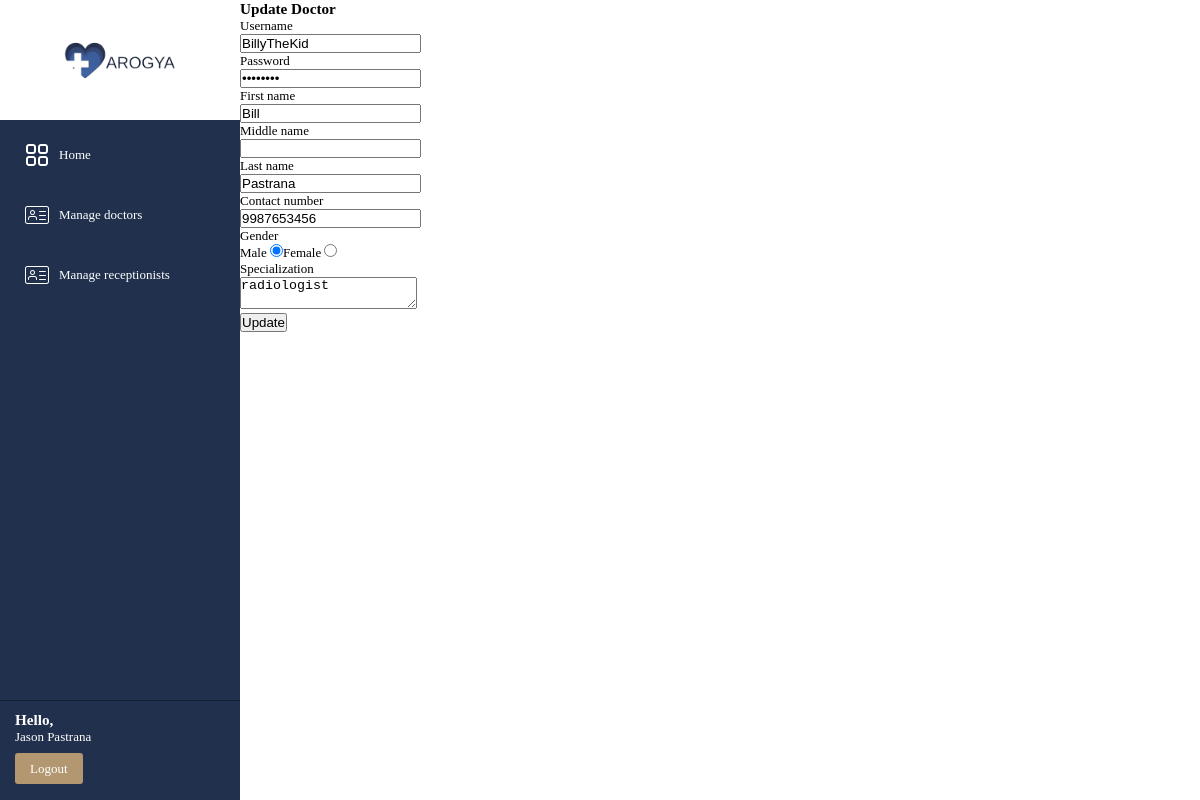
Before: /views/updateDoctor.php?ID=12 (signed in) with the older database file.
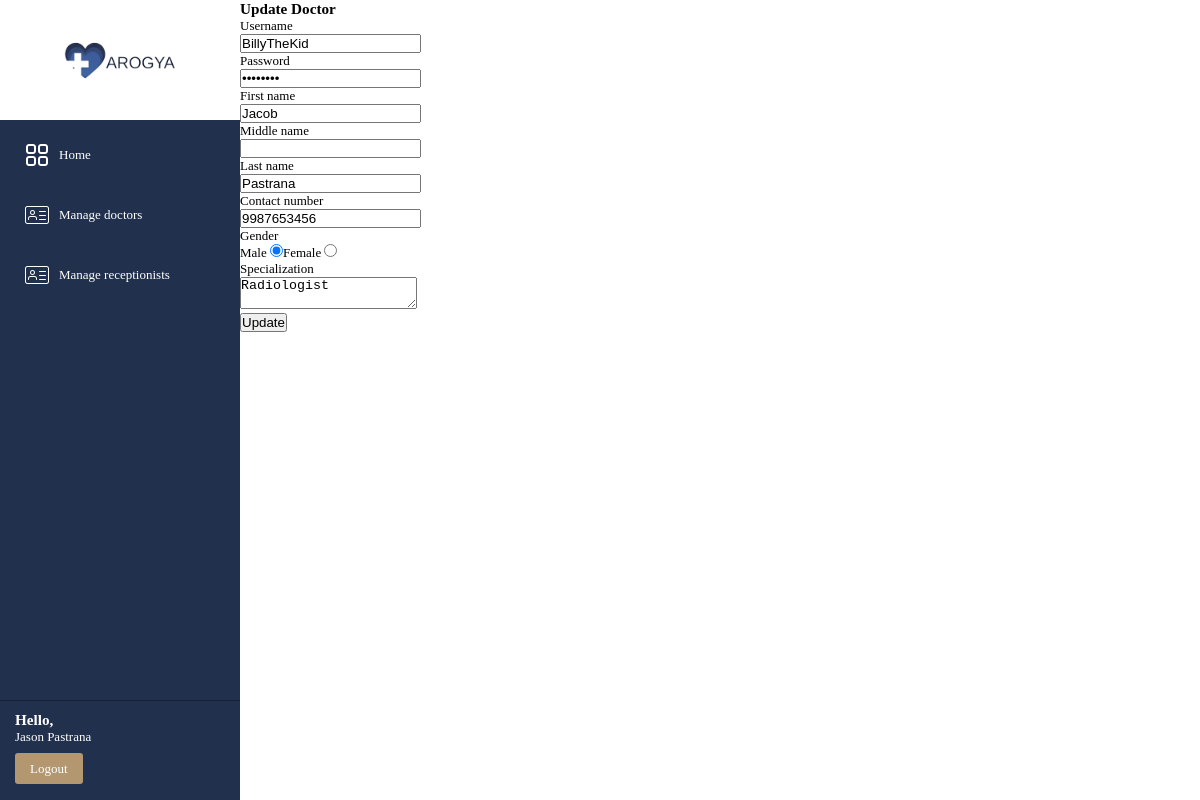
After: the same page with the newer database file.
### tables this page shows
CREATE TABLE `employeeaccount` (
  `employeeAccountID` int(10) NOT NULL,
  `username` varchar(50) NOT NULL,
  `password` varchar(255) NOT NULL,
  `accountType` varchar(50) NOT NULL,
  `employeeID` int(10) NOT NULL
);

CREATE TABLE `employee` (
  `employeeID` int(10) NOT NULL,
  `firstName` varchar(50) NOT NULL,
  `middleName` varchar(50) DEFAULT NULL,
  `lastName` varchar(50) NOT NULL,
  `contactNumber` varchar(10) NOT NULL,
  `gender` varchar(10) NOT NULL,
  `specialization` varchar(50) NOT NULL
);

### utility/queryHandler.php (called while the page is built, shortened)
<?php
function handleSelectQuery($query) {
    $connection = getConnection();
    if($connection) {
        $result = mysqli_query($connection, $query);
        if(mysqli_num_rows($result) > 0) {
            return $result;
        }
        return false;
    }
    else {
        printError("CONNECTION FAILED", mysqli_connect_error());
        die();
    }
}

### views/updateDoctor.php (the view, shortened to what the changed rows need)
<?php
require('partials/header.php');
if(isset($_SESSION["username"])) {
    $doctorID = $_GET["ID"];
    $records = handleSelectQuery("SELECT
                                    employee.employeeID,
                                    employee.firstName,
                                    employee.middleName,
                                    employee.lastName,
                                    employee.contactNumber,
                                    employee.gender,
                                    employee.specialization,
                                    employeeAccount.username,
                                    employeeAccount.password
                                    FROM employeeAccount INNER JOIN employee
                                    ON employeeAccount.employeeID=employee.employeeID
                                    AND employeeaccount.accountType = 'doctor' AND employee.employeeID = '$doctorID';");
    if($records) {
        $globalFetch = mysqli_fetch_assoc($records);
    }
?>
    <main class="app-main">
        <div class="heading">
            <h3>Update Doctor</h3>
        </div>
        <div class="container">
            <form action="../controllers/updateDoctorHandler.php?ID=<?php echo $doctorID; ?>" method="POST" autocomplete="off">
                <div id="mainSection">
                    <div class="formSection">
                        <label class="inputLabel" for="usernameTextBox">Username</label>
                        <br>
                        <input type="text" id="usernameTextBox" name="username" value="<?php echo $globalFetch["username"]?>" required>
                        <br>
                    </div>
                    <div class="formSection">
                        <label class="inputLabel" for="passwordTextBox">Password</label>
                        <br>
                        <input type="password" id="passwordTextBox" name="password" value="<?php echo $globalFetch["password"]?>" required>
                        <br>
                    </div>
                    <div class="formSection">
                        <label class="inputLabel" for="firstNameTextBox">First name</label>
                        <br>
                        <input type="text" id="firstNameTextBox" name="firstName" value="<?php echo $globalFetch["firstName"]?>" required>
                        <br>
                    </div>
                    <div class="formSection">
                        <label class="inputLabel" for="lastNameTextBox" >Middle name</label>
                        <br>
                        <input type="text" id="middleNameTextBox" name="middleName" value="<?php echo $globalFetch["middleName"]?>">
                        <br>
                    </div>
                    <div class="formSection">
                        <label class="inputLabel" for="lastNameTextBox">Last name</label>
                        <br>
                        <input type="text" id="lastNameTextBox" name="lastName" value="<?php echo $globalFetch["lastName"]?>" required>
                        <br>
                    </div>
                    <div class="formSection">
                        <label class="inputLabel" for="contactNumberTextBox">Contact number</label>
                        <br>
                        <input type="text" id="contactNumberTextBox" name="contactNumber" value="<?php echo $globalFetch["contactNumber"]?>" required>
                        <br>
                    </div>
                    <div class="radioButtonSection">
                        <label class="inputLabel">Gender</label>
                        <div>
                            <label class="inputLabel" for="maleRadioBtn">Male</label>
                            <?php
                                if($globalFetch["gender"] == "male") {
                                    echo '<input type="radio" value="male" id="maleRadioBtn" name="genderOption" checked required>';
                                }
                                else {
                                    echo '<input type="radio" value="male" id="maleRadioBtn" name="genderOption" required>';
                                }
                                 echo '<label class="inputLabel" for="genderRadioBtn">Female</label>';
                                if($globalFetch["gender"] == "female") {
                                    echo ' <input type="radio" value="female" id="femaleRadioBtn" name="genderOption" checked required>';
                                }
                                else {
                                    echo ' <input type="radio" value="female" id="femaleRadioBtn" name="genderOption">';
                                }
                            ?>
                        </div>
                    </div>
                    <div class="formSection">
                        <label class="inputLabel" for="specializationTextBox">Specialization</label>
                        <br>
                        <textarea id="specializationTextBox" name="specialization" column=40 row=5 required><?php echo $globalFetch["specialization"]?></textarea>
                        <br>
                    </div>
                <div class="buttonSection">
                    <button type="submit">Update</button>
                </div>
            </form>
        </div>
    </main>
    <?php
}
else {
    header("Location: login.php");
}
?>

Changed rows visible on the page:
changed through a linked row, employeeaccount "BillyTheKid": firstName "Bill" → "Jacob"; specialization "radiologist" → "Radiologist"
